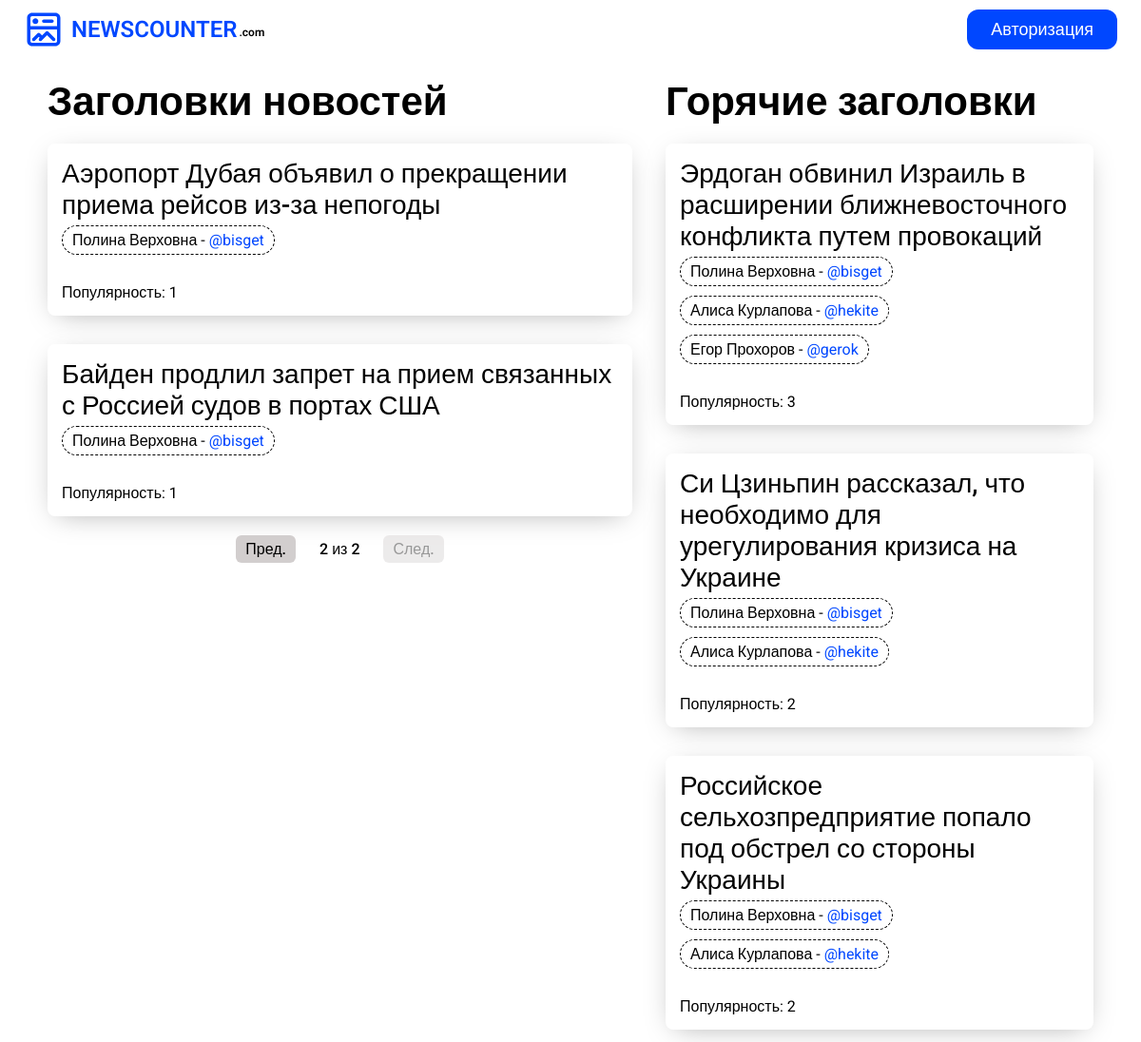
The app's page /posts/?page=2 with its own data.
### posts/models.py (models this page shows, shortened)
class News(models.Model):
    title = models.CharField(max_length=256)
    popularity = models.IntegerField(default=1)
    added_by = models.ManyToManyField(User)

### posts/views.py (the view)
# urls.py: path('', popular_topics, name='popular_topics'),
def popular_topics(request):
    popular_news = News.objects.order_by('-popularity')
    paginator = Paginator(popular_news, 5)
    page_number = request.GET.get('page')
    page_obj = paginator.get_page(page_number)
    for news in page_obj:
        added_by_ids = news.added_by.values_list('id', flat=True)
        added_by_users = User.objects.filter(id__in=added_by_ids)
        news.added_by_users = added_by_users
    popular_topics = News.objects.values('title').annotate(total_popularity=Sum('popularity')).order_by('-total_popularity')[:3]
    for topic in popular_topics:
        topic['popularity'] = News.objects.filter(title=topic['title']).aggregate(total_popularity=Sum('popularity'))['total_popularity']
        added_by_ids = News.objects.filter(title=topic['title']).first().added_by.values_list('id', flat=True)
        added_by_users = User.objects.filter(id__in=added_by_ids)
        topic['added_by'] = [{'first_name': user.first_name, 'last_name': user.last_name, 'username': user.username} for user in added_by_users]
    return render(request, 'popular_topics.html', {'page_obj': page_obj, 'popular_topics': popular_topics})

### posts/templates/popular_topics.html
{% extends "base.html" %}
{% load static %}
{% block head %}
  <link rel="stylesheet" href="{% static 'styles/posts.css' %}?v=1.0.5" />
  <link rel="stylesheet" href="{% static 'styles/pagination.css' %}?v=1.0.0" />
{% endblock head %}
{% block content %}
  <div class="posts">
    <div class="posts-all">
      <h1>Заголовки новостей</h1>
      <div class="posts-all__list">
        {% for news in page_obj %}
          <div class="list">
            <div class="list__box">
              <p>{{ news.title }}</p>
              <div class="list__box-users">
                {% for user in news.added_by_users %}
                  <div>{{ user.first_name }} {{ user.last_name }} - <span>@{{ user.username }}</span></div>
                {% endfor %}
              </div>
            </div>
            <p>Популярность: {{ news.popularity }}</p>
          </div>
        {% endfor %}
      </div>
      <div class="pagination">
        {% if page_obj.has_previous %}
          <a href="?page={{ page_obj.previous_page_number }}" class="pagination__btn">Пред.</a>
        {% else %}
          <div class="pagination__btn pagination__btn-disabled">Пред.</div>
        {% endif %}
        <span>{{ page_obj.number }} из {{ page_obj.paginator.num_pages }}</span>
        {% if page_obj.has_next %}
          <a href="?page={{ page_obj.next_page_number }}" class="pagination__btn">След.</a>
        {% else %}
          <div class="pagination__btn pagination__btn-disabled">След.</div>
        {% endif %}
      </div>
    </div>
    <div class="posts-fire">
      <h1>Горячие заголовки</h1>
      <div class="posts-fire__list">
        {% for topic in popular_topics %}
          <div class="list">
            <div class="list__box">
              <p>{{ topic.title }}</p>
              <div class="list__box-users">
                {% for user in topic.added_by %}
                  <div>{{ user.first_name }} {{ user.last_name }} - <span>@{{ user.username }}</span></div>
                {% endfor %}
              </div>
            </div>
            <p>Популярность: {{ topic.popularity }}</p>
          </div>
        {% endfor %}
      </div>
    </div>
  </div>
{% endblock content %}

### static/styles/posts.css (style rules this page uses)
.posts { display: flex; width: 100%; align-items: flex-start; justify-content: space-between; padding: 20px 50px; gap: 35px; }
.posts-all, .posts-fire { display: flex; flex-direction: column; gap: 20px; }
.posts-all { width: 100%; }
.posts-all .posts-all__list { display: flex; flex-direction: column; gap: 30px; }
.posts-all h1 { font-size: 42px; }
.posts-fire { max-width: 450px; width: 100%; position: sticky; top: 83px; }
.posts-fire h1 { font-size: 42px; }
.posts-fire .posts-fire__list { display: flex; flex-direction: column; gap: 30px; }
.list { -webkit-box-shadow: 0px 6px 28px -10px rgba(0, 0, 0, 0.35); -moz-box-shadow: 0px 6px 28px -10px rgba(0, 0, 0, 0.35); box-shadow: 0px 6px 28px -10px rgba(0, 0, 0, 0.35); padding: 15px; min-height: 150px; display: flex; flex-direction: column; justify-content: space-between; border-radius: 8px; }
.list .list__box p { font-size: 28px; font-weight: 500; margin-bottom: 5px; }
.list .list__box .list__box-users { display: flex; align-items: center; flex-wrap: wrap; margin-bottom: 30px; gap: 10px; }
.list .list__box .list__box-users div { border: 1px dashed black; flex-shrink: 0; border-radius: 999px; padding: 5px 10px; width: max-content; }
.list .list__box .list__box-users span { color: #0047ff; }

### static/styles/pagination.css (style rules this page uses)
.pagination { display: flex; width: 100%; justify-content: center; align-items: center; gap: 25px; font-size: 16px; font-weight: 500; }
.pagination .pagination__btn { padding: 5px 10px; background-color: rgb(210, 206, 206); color: black; cursor: pointer; border-radius: 6px; }
.pagination .pagination__btn-disabled { cursor: not-allowed; opacity: 0.4; }

### records on screen
News: title "Аэропорт Дубая объявил о прекращении приема рейсов из-за непогоды", popularity "1"
News: title "Байден продлил запрет на прием связанных с Россией судов в портах США", popularity "1"
News: title "Эрдоган обвинил Израиль в расширении ближневосточного конфликта путем провокаций", popularity "3"
News: title "Си Цзиньпин рассказал, что необходимо для урегулирования кризиса на Украине", popularity "2"
News: title "Российское сельхозпредприятие попало под обстрел со стороны Украины", popularity "2"

### other values on screen
{{ user.first_name }} "Полина"
{{ user.last_name }} "Верховна"
{{ user.username }} "bisget"
{{ page_obj.number }} "2"
{{ page_obj.paginator.num_pages }} "2"
{{ user.first_name }} "Полина" "Алиса" "Егор" "Полина" "Алиса" "Полина" "Алиса"
{{ user.last_name }} "Верховна" "Курлапова" "Прохоров" "Верховна" "Курлапова" "Верховна" "Курлапова"
{{ user.username }} "bisget" "hekite" "gerok" "bisget" "hekite" "bisget" "hekite"
